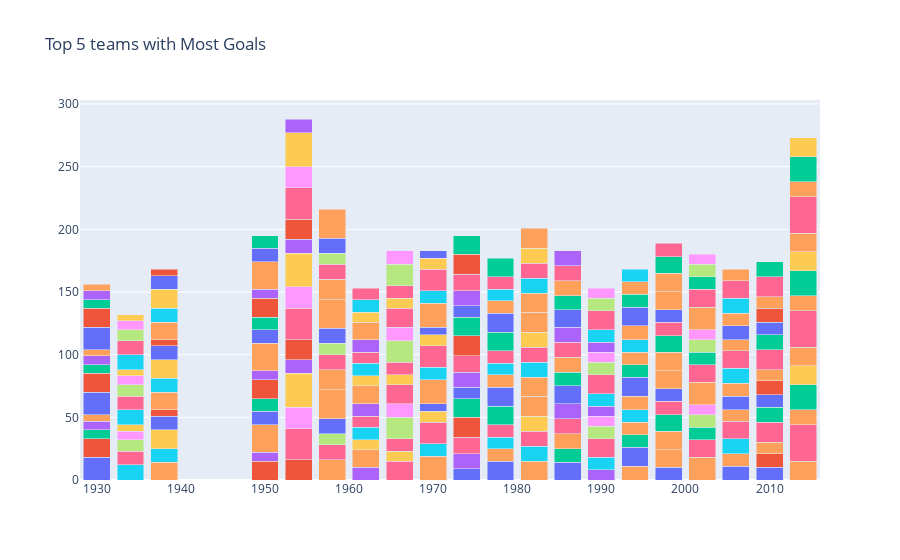

The cell this chart's notebook holds for it:
### Code cell
for team in top5['Country'].drop_duplicates().values:
    year = top5[top5['Country'] == team]['Year']
    goal = top5[top5['Country'] ==  team]['Goals']
    
    data.append(go.Bar(x = year,
                      y = goal,
                      name = team))
layout = go.Layout(
    barmode='stack',
    title= 'Top 5 teams with Most Goals',
    showlegend=False
)
fig = go.Figure(data=data, layout=layout)
fig.show()

### Figure 1 — Plotly figure (JSON) as saved in the notebook; plotly's stock layout.template omitted (floating-point values rounded to 4 significant figures)
{"data": [{"name": "Argentina", "type": "bar", "x": [1930, 1974, 1978, 1986, 1998, 2006, 2010], "y": [18, 9, 15, 14, 10, 11, 10]}, {"name": "Uruguay", "type": "bar", "x": [1930, 1950, 1954, 2010], "y": [15, 15, 16, 11]}, {"name": "USA", "type": "bar", "x": [1930], "y": [7]}, {"name": "Yugoslavia", "type": "bar", "x": [1930, 1950, 1962, 1974, 1990], "y": [7, 7, 10, 12, 8]}, {"name": "Brazil", "type": "bar", "x": [1930, 1938, 1950, 1958, 1962, 1970, 1978, 1982, 1994, 1998, 2002, 2006, 2010, 2014], "y": [5, 14, 22, 16, 14, 19, 10, 15, 11, 14, 18, 10, 9, 15]}, {"name": "Italy", "type": "bar", "x": [1934, 1938, 1970, 1978, 1982, 1990, 2006], "y": [12, 11, 10, 9, 12, 10, 12]}, {"name": "Germany", "type": "bar", "x": [1934, 1954, 1958, 1966, 1970, 1974, 1978, 1982, 1990, 2002, 2006, 2010, 2014], "y": [11, 25, 12, 15, 17, 13, 10, 12, 15, 14, 14, 16, 29]}, {"name": "Czechoslovakia", "type": "bar", "x": [1934, 1958, 1990], "y": [9, 9, 10]}, {"name": "Austria", "type": "bar", "x": [1934, 1954], "y": [7, 17]}, {"name": "Hungary", "type": "bar", "x": [1934, 1938, 1954, 1962, 1966, 1982], "y": [5, 15, 27, 8, 8, 12]}, {"name": "Sweden", "type": "bar", "x": [1938, 1950, 1958, 1994], "y": [11, 11, 12, 15]}, {"name": "Cuba", "type": "bar", "x": [1938], "y": [5]}, {"name": "Spain", "type": "bar", "x": [1950, 1986, 1994, 2002], "y": [10, 11, 10, 10]}, {"name": "Switzerland", "type": "bar", "x": [1954], "y": [11]}, {"name": "France", "type": "bar", "x": [1958, 1982, 1986, 1998, 2006, 2014], "y": [23, 16, 12, 15, 9, 12]}, {"name": "Chile", "type": "bar", "x": [1962], "y": [10]}, {"name": "Soviet Union", "type": "bar", "x": [1962, 1966, 1986], "y": [9, 10, 12]}, {"name": "Portugal", "type": "bar", "x": [1966], "y": [17]}, {"name": "England", "type": "bar", "x": [1966, 1990], "y": [11, 8]}, {"name": "Peru", "type": "bar", "x": [1970], "y": [9]}, {"name": "Mexico", "type": "bar", "x": [1970], "y": [6]}, {"name": "Poland", "type": "bar", "x": [1974], "y": [16]}, {"name": "Netherlands", "type": "bar", "x": [1974, 1978, 1998, 2010, 2014], "y": [15, 15, 13, 12, 20]}, {"name": "Belgium", "type": "bar", "x": [1986], "y": [12]}, {"name": "Bulgaria", "type": "bar", "x": [1994], "y": [10]}, {"name": "Romania", "type": "bar", "x": [1994], "y": [10]}, {"name": "Croatia", "type": "bar", "x": [1998], "y": [11]}, {"name": "Turkey", "type": "bar", "x": [2002], "y": [10]}, {"name": "Korea Republic", "type": "bar", "x": [2002], "y": [8]}, {"name": "Colombia", "type": "bar", "x": [2014], "y": [15]}, {"name": "Argentina", "type": "bar", "x": [1930, 1974, 1978, 1986, 1998, 2006, 2010], "y": [18, 9, 15, 14, 10, 11, 10]}, {"name": "Uruguay", "type": "bar", "x": [1930, 1950, 1954, 2010], "y": [15, 15, 16, 11]}, {"name": "USA", "type": "bar", "x": [1930], "y": [7]}, {"name": "Yugoslavia", "type": "bar", "x": [1930, 1950, 1962, 1974, 1990], "y": [7, 7, 10, 12, 8]}, {"name": "Brazil", "type": "bar", "x": [1930, 1938, 1950, 1958, 1962, 1970, 1978, 1982, 1994, 1998, 2002, 2006, 2010, 2014], "y": [5, 14, 22, 16, 14, 19, 10, 15, 11, 14, 18, 10, 9, 15]}, {"name": "Italy", "type": "bar", "x": [1934, 1938, 1970, 1978, 1982, 1990, 2006], "y": [12, 11, 10, 9, 12, 10, 12]}, {"name": "Germany", "type": "bar", "x": [1934, 1954, 1958, 1966, 1970, 1974, 1978, 1982, 1990, 2002, 2006, 2010, 2014], "y": [11, 25, 12, 15, 17, 13, 10, 12, 15, 14, 14, 16, 29]}, {"name": "Czechoslovakia", "type": "bar", "x": [1934, 1958, 1990], "y": [9, 9, 10]}, {"name": "Austria", "type": "bar", "x": [1934, 1954], "y": [7, 17]}, {"name": "Hungary", "type": "bar", "x": [1934, 1938, 1954, 1962, 1966, 1982], "y": [5, 15, 27, 8, 8, 12]}, {"name": "Sweden", "type": "bar", "x": [1938, 1950, 1958, 1994], "y": [11, 11, 12, 15]}, {"name": "Cuba", "type": "bar", "x": [1938], "y": [5]}, {"name": "Spain", "type": "bar", "x": [1950, 1986, 1994, 2002], "y": [10, 11, 10, 10]}, {"name": "Switzerland", "type": "bar", "x": [1954], "y": [11]}, {"name": "France", "type": "bar", "x": [1958, 1982, 1986, 1998, 2006, 2014], "y": [23, 16, 12, 15, 9, 12]}, {"name": "Chile", "type": "bar", "x": [1962], "y": [10]}, {"name": "Soviet Union", "type": "bar", "x": [1962, 1966, 1986], "y": [9, 10, 12]}, {"name": "Portugal", "type": "bar", "x": [1966], "y": [17]}, {"name": "England", "type": "bar", "x": [1966, 1990], "y": [11, 8]}, {"name": "Peru", "type": "bar", "x": [1970], "y": [9]}, {"name": "Mexico", "type": "bar", "x": [1970], "y": [6]}, {"name": "Poland", "type": "bar", "x": [1974], "y": [16]}, {"name": "Netherlands", "type": "bar", "x": [1974, 1978, 1998, 2010, 2014], "y": [15, 15, 13, 12, 20]}, {"name": "Belgium", "type": "bar", "x": [1986], "y": [12]}, {"name": "Bulgaria", "type": "bar", "x": [1994], "y": [10]}, {"name": "Romania", "type": "bar", "x": [1994], "y": [10]}, {"name": "Croatia", "type": "bar", "x": [1998], "y": [11]}, {"name": "Turkey", "type": "bar", "x": [2002], "y": [10]}, {"name": "Korea Republic", "type": "bar", "x": [2002], "y": [8]}, {"name": "Colombia", "type": "bar", "x": [2014], "y": [15]}, {"name": "Argentina", "type": "bar", "x": [1930, 1974, 1978, 1986, 1998, 2006, 2010], "y": [18, 9, 15, 14, 10, 11, 10]}, {"name": "Uruguay", "type": "bar", "x": [1930, 1950, 1954, 2010], "y": [15, 15, 16, 11]}, {"name": "USA", "type": "bar", "x": [1930], "y": [7]}, {"name": "Yugoslavia", "type": "bar", "x": [1930, 1950, 1962, 1974, 1990], "y": [7, 7, 10, 12, 8]}, {"name": "Brazil", "type": "bar", "x": [1930, 1938, 1950, 1958, 1962, 1970, 1978, 1982, 1994, 1998, 2002, 2006, 2010, 2014], "y": [5, 14, 22, 16, 14, 19, 10, 15, 11, 14, 18, 10, 9, 15]}, {"name": "Italy", "type": "bar", "x": [1934, 1938, 1970, 1978, 1982, 1990, 2006], "y": [12, 11, 10, 9, 12, 10, 12]}, {"name": "Germany", "type": "bar", "x": [1934, 1954, 1958, 1966, 1970, 1974, 1978, 1982, 1990, 2002, 2006, 2010, 2014], "y": [11, 25, 12, 15, 17, 13, 10, 12, 15, 14, 14, 16, 29]}, {"name": "Czechoslovakia", "type": "bar", "x": [1934, 1958, 1990], "y": [9, 9, 10]}, {"name": "Austria", "type": "bar", "x": [1934, 1954], "y": [7, 17]}, {"name": "Hungary", "type": "bar", "x": [1934, 1938, 1954, 1962, 1966, 1982], "y": [5, 15, 27, 8, 8, 12]}, {"name": "Sweden", "type": "bar", "x": [1938, 1950, 1958, 1994], "y": [11, 11, 12, 15]}, {"name": "Cuba", "type": "bar", "x": [1938], "y": [5]}, {"name": "Spain", "type": "bar", "x": [1950, 1986, 1994, 2002], "y": [10, 11, 10, 10]}, {"name": "Switzerland", "type": "bar", "x": [1954], "y": [11]}, {"name": "France", "type": "bar", "x": [1958, 1982, 1986, 1998, 2006, 2014], "y": [23, 16, 12, 15, 9, 12]}, {"name": "Chile", "type": "bar", "x": [1962], "y": [10]}, {"name": "Soviet Union", "type": "bar", "x": [1962, 1966, 1986], "y": [9, 10, 12]}, {"name": "Portugal", "type": "bar", "x": [1966], "y": [17]}, {"name": "England", "type": "bar", "x": [1966, 1990], "y": [11, 8]}, {"name": "Peru", "type": "bar", "x": [1970], "y": [9]}, {"name": "Mexico", "type": "bar", "x": [1970], "y": [6]}, {"name": "Poland", "type": "bar", "x": [1974], "y": [16]}, {"name": "Netherlands", "type": "bar", "x": [1974, 1978, 1998, 2010, 2014], "y": [15, 15, 13, 12, 20]}, {"name": "Belgium", "type": "bar", "x": [1986], "y": [12]}, {"name": "Bulgaria", "type": "bar", "x": [1994], "y": [10]}, {"name": "Romania", "type": "bar", "x": [1994], "y": [10]}, {"name": "Croatia", "type": "bar", "x": [1998], "y": [11]}, {"name": "Turkey", "type": "bar", "x": [2002], "y": [10]}, {"name": "Korea Republic", "type": "bar", "x": [2002], "y": [8]}, {"name": "Colombia", "type": "bar", "x": [2014], "y": [15]}], "layout": {"barmode": "stack", "showlegend": false, "title": {"text": "Top 5 teams with Most Goals"}}}
